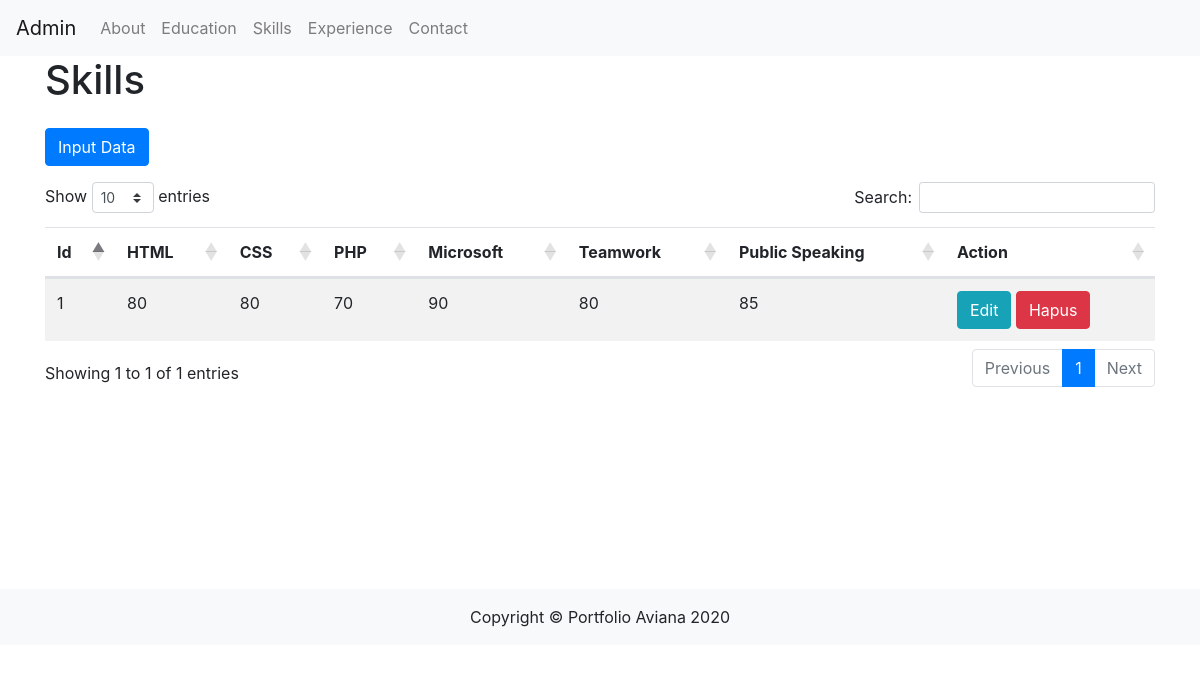
The page /admin/Askills.php on the database its author committed.
### tables this page shows
CREATE TABLE `skills` (
  `id` int(10) NOT NULL,
  `html` int(10) NOT NULL,
  `css` int(10) NOT NULL,
  `php` int(10) NOT NULL,
  `ms` int(10) NOT NULL,
  `tm` int(10) NOT NULL,
  `ps` int(10) NOT NULL
);

### admin/Askills.php (the view, shortened to what this page needs)
<!DOCTYPE html>
<html lang="en">
<head>
     <link rel="stylesheet" href="https://stackpath.bootstrapcdn.com/bootstrap/4.5.2/css/bootstrap.min.css">
     <link rel="stylesheet" href="https://cdnjs.cloudflare.com/ajax/libs/twitter-bootstrap/4.5.2/css/bootstrap.css">
     <link rel="stylesheet" href="https://cdn.datatables.net/1.10.22/css/dataTables.bootstrap4.min.css">
</head>
<body>
    <?php
        include_once "header.php";
        include_once "koneksi.php";
    ?>
    <div class="container">
        <div class="row">
            <div class="col-md-12">
            <h1>Skills</h1>
            </div>
        </div>
        <div class="row mb-3 mt-3">
            <div class="col-md-12">
            <a href="data_skills.php" class="btn btn-primary">Input Data</a>
            </div>
        </div>
        <div class="row">
            <div class="col-md-12">
            <table id="listtable" class="table table-striped">
                <thead>
                    <tr>
                        <th>Id</th>
                        <th>HTML</th>
                        <th>CSS</th>
                        <th>PHP</th>
                        <th>Microsoft</th>
                        <th>Teamwork</th>
                        <th>Public Speaking</th>
                        <th>Action</th>
                    </tr>
                </thead>
                <tbody>
    <?php
    $strSQL = "SELECT * FROM skills";
    $runStrSQL = mysqli_query($conn,$strSQL);
    $jmlRowData = mysqli_num_rows($runStrSQL);
    if ($jmlRowData < 0){
        echo "<tr><td colspan='4'>Data Tidak Terdaftar Dalam Database</td></tr>";
    }
    else{
        while($row = mysqli_fetch_assoc($runStrSQL)){
    ?>
                    <tr>
                        <td><?php echo $row['id']?></td>
                        <td><?php echo $row['html']?></td>
                        <td><?php echo $row['css']?></td>
                        <td><?php echo $row['php']?></td>
                        <td><?php echo $row['ms']?></td>
                        <td><?php echo $row['tm']?></td>
                        <td><?php echo $row['ps']?></td>
                        <td>
                            <a href="edit_skills.php?id=<?php echo $row['id'] ?>" class="btn btn-info">Edit</a>
                            <a class="btn btn-danger delete_data" id="<?php echo $row['id']?>-<?php echo $row['html']?>-<?php echo $row['css']?>-<?php echo $row['php']?>-<?php echo $row['ms']?>-<?php echo $row['tm']?>-<?php echo $row['ps']?>" href="javascript:void(0);">Hapus</a>
                        </td>
                    </tr>
    <?php
        }
    }
    ?>
                </tbody>
            </table>
            </div>
        </div>
    </div>
    <?php
        include_once "footer.php";
    ?>
</body>
</html>

### rows shown on the page
skills: id "1", html "80", css "80", php "70", ms "90", tm "80", ps "85"
